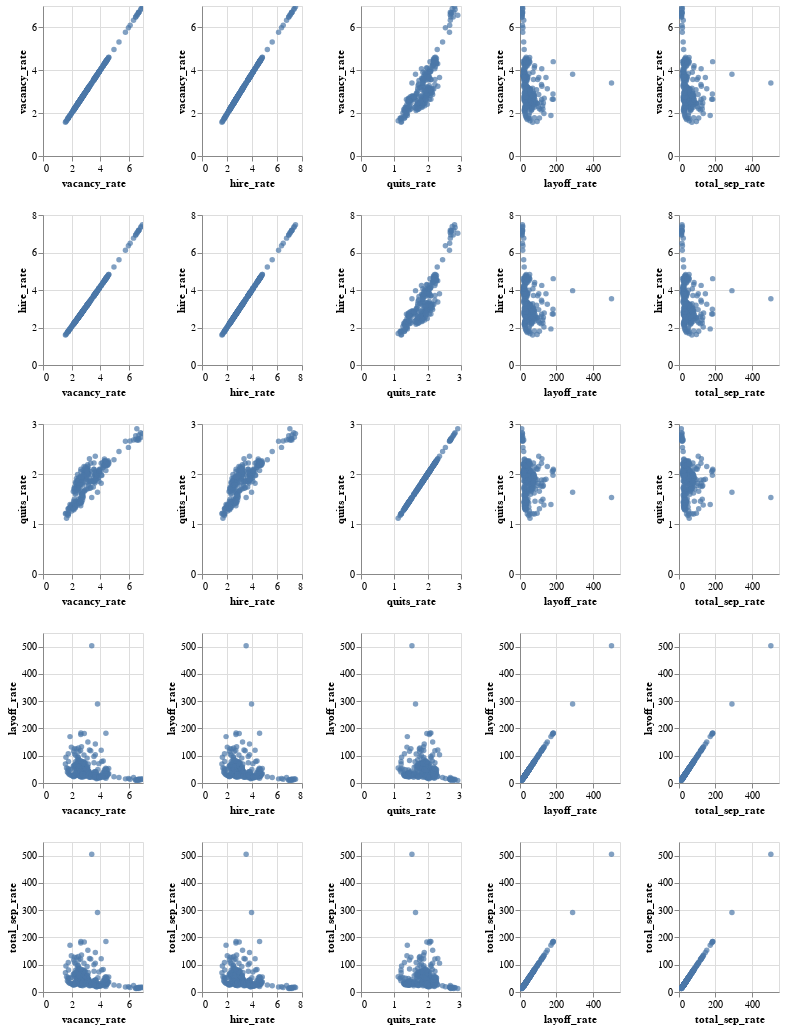

This figure's notebook cell:
### Code cell
alt.Chart(JOLTS).mark_circle().encode(alt.X(alt.repeat("column"), type='quantitative'),
    alt.Y(alt.repeat("row"), type='quantitative')
                                     ).properties(width=100, height=150).\
    repeat(row=['vacancy_rate','hire_rate','quits_rate', 'layoff_rate', 'total_sep_rate'],
            column=['vacancy_rate','hire_rate','quits_rate', 'layoff_rate', 'total_sep_rate']).interactive()

### Figure 1 — Vega-Lite specification as saved in the notebook (floating-point values rounded to 4 significant figures; data arrays with more than 128 entries replaced by an {"elided": "..."} marker saying what was removed)
{"config": {"view": {"continuousWidth": 400, "continuousHeight": 300}}, "repeat": {"column": ["vacancy_rate", "hire_rate", "quits_rate", "layoff_rate", "total_sep_rate"], "row": ["vacancy_rate", "hire_rate", "quits_rate", "layoff_rate", "total_sep_rate"]}, "spec": {"data": {"name": "data-9f5f07bf9b8c6a1357fc05ed1716621e"}, "mark": "circle", "encoding": {"x": {"field": {"repeat": "column"}, "type": "quantitative"}, "y": {"field": {"repeat": "row"}, "type": "quantitative"}}, "height": 150, "selection": {"selector041": {"type": "interval", "bind": "scales", "encodings": ["x", "y"]}}, "width": 100}, "$schema": "https://vega.github.io/schema/vega-lite/v4.17.0.json", "datasets": {"data-9f5f07bf9b8c6a1357fc05ed1716621e": {"elided": "631 records"}}}
